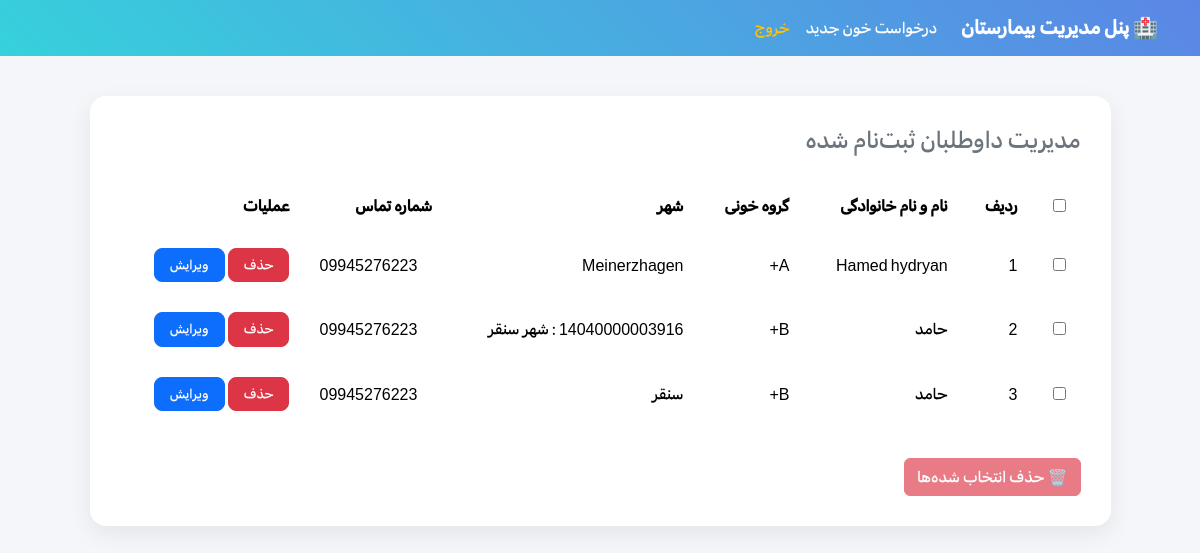
The app's page /hospital/manage_donors, older data.
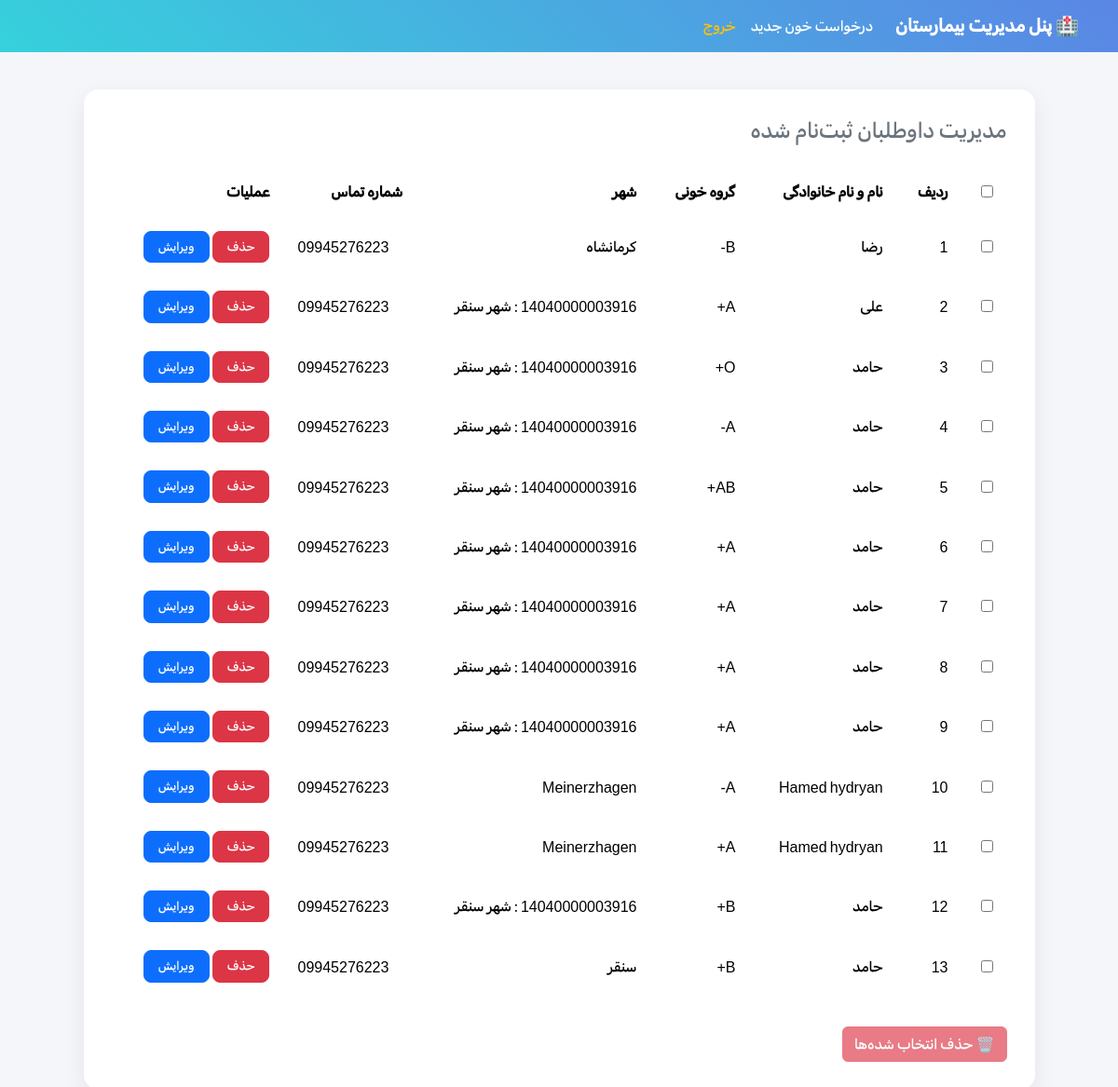
The same page, newer data.
### tables this page shows
CREATE TABLE donors (
            id INTEGER PRIMARY KEY AUTOINCREMENT,
            name TEXT NOT NULL,
            blood_type TEXT NOT NULL,
            city TEXT NOT NULL,
            phone TEXT NOT NULL
        );

### app.py (the view)
@app.route('/hospital/manage_donors')
def manage_donors():
    conn = get_db_connection()
    donors = conn.execute("SELECT * FROM donors ORDER BY id DESC").fetchall()
    conn.close()
    return render_template('manage_donors.html', donors=donors)

### app.py (called while the page is built)
def get_db_connection():
    conn = sqlite3.connect('database.db')
    conn.row_factory = sqlite3.Row
    return conn

### templates/manage_donors.html (shortened to what this page needs)
<!DOCTYPE html>
<html lang="fa" dir="rtl">
<head>
    <link href="https://cdn.jsdelivr.net/npm/bootstrap@5.3.3/dist/css/bootstrap.rtl.min.css" rel="stylesheet">
</head>
<body>
    <nav class="navbar navbar-expand-lg">
        <div class="container">
            <a class="navbar-brand text-white fw-bold" href="/hospital/dashboard">🏥 پنل مدیریت بیمارستان</a>
            <ul class="navbar-nav me-auto">
                <li class="nav-item"><a class="nav-link text-white" href="/request">درخواست خون جدید</a></li>
                <li class="nav-item"><a class="nav-link text-warning" href="/">خروج</a></li>
            </ul>
        </div>
    </nav>
    <div class="container">
        <div class="row justify-content-center">
            <div class="col-md-11">
                <div class="table-container">
                    <h4 class="text-secondary mb-4">مدیریت داوطلبان ثبت‌نام شده</h4>
                    <table class="table table-borderless" id="donorsTable">
                        <thead>
                            <tr>
                                <th><input type="checkbox" id="selectAll"></th>
                                <th>ردیف</th>
                                <th>نام و نام خانوادگی</th>
                                <th>گروه خونی</th>
                                <th>شهر</th>
                                <th>شماره تماس</th>
                                <th>عملیات</th>
                            </tr>
                        </thead>
                        <tbody>
                            {% for donor in donors %}
                            <tr>
                                <td><input type="checkbox" class="donor-checkbox" name="donor_ids"
                                        value="{{ donor['id'] }}"></td>
                                <td>{{ loop.index }}</td>
                                <td>{{ donor['name'] }}</td>
                                <td>{{ donor['blood_type'] }}</td>
                                <td>{{ donor['city'] }}</td>
                                <td dir="ltr">{{ donor['phone'] }}</td>
                                <td>
                                    <form action="/delete_donor/{{ donor['id'] }}" method="POST" style="display:inline;"
                                        onsubmit="return confirm('آیا از حذف این داوطلب مطمئن هستید؟');">
                                        <button type="submit" class="btn btn-danger btn-action">حذف</button>
                                    </form>
                                    <a href="/edit_donor/{{ donor['id'] }}"
                                        class="btn btn-primary btn-action">ویرایش</a>
                                </td>
                            </tr>
                            {% else %}
                            <tr>
                                <td colspan="6" class="text-center text-muted py-4">هیچ داوطلبی ثبت‌نام نکرده است.</td>
                            </tr>
                            {% endfor %}
                        </tbody>
                    </table>
                    <form id="bulkDeleteForm" action="/bulk_delete" method="POST" style="display: inline;">
                        <button type="submit" id="bulkDeleteBtn" class="btn btn-danger mt-3" disabled>
                            🗑️ حذف انتخاب شده‌ها
                        </button>
                    </form>
                </div>
            </div>
        </div>
    </div>
</body>
</html>

Row changes from the older to the newer data that the page shows:
added donors: name "رضا", blood_type "B-", city "کرمانشاه", phone "09945276223"
added donors: name "علی", blood_type "A+", city "14040000003916 : شهر سنقر", phone "09945276223"
added donors: name "حامد", blood_type "O+", city "14040000003916 : شهر سنقر", phone "09945276223"
added donors: name "حامد", blood_type "A-", city "14040000003916 : شهر سنقر", phone "09945276223"
added donors: name "حامد", blood_type "AB+", city "14040000003916 : شهر سنقر", phone "09945276223"
added donors: name "حامد", blood_type "A+", city "14040000003916 : شهر سنقر", phone "09945276223"
added donors: name "حامد", blood_type "A+", city "14040000003916 : شهر سنقر", phone "09945276223"
added donors: name "حامد", blood_type "A+", city "14040000003916 : شهر سنقر", phone "09945276223"
added donors: name "حامد", blood_type "A+", city "14040000003916 : شهر سنقر", phone "09945276223"
added donors: name "Hamed hydryan", blood_type "A-", city "Meinerzhagen", phone "09945276223"
